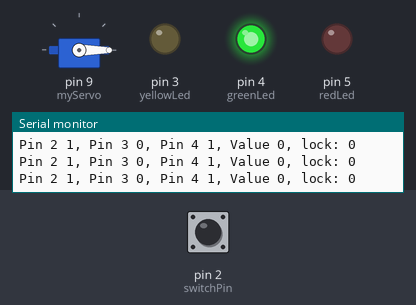
This sketch was run on a simulated Arduino Uno, built with avr-gcc and run on an emulated ATmega328P. On the bench: servo, output pins drawn as LEDs (lit = HIGH), the last lines printed to the serial monitor. Dashed ring = blinking. The inputs (shaded band) are chosen by the test bench; at power-on: pin 2 (switchPin) HIGH.

Above: at 1.2 s.
1.3 s: pin 2 (switchPin) pulled LOW for 0.15 s
At 1.4 s:
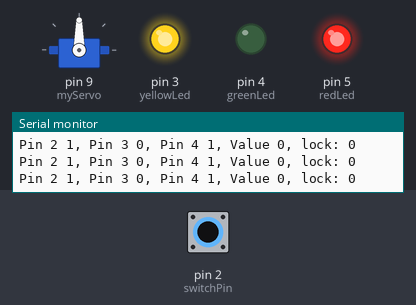
2.9 s: pin 2 (switchPin) pulled LOW for 1 s
At 4.8 s:
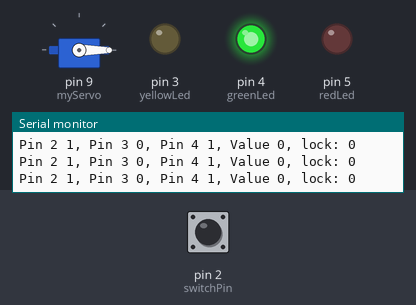
6.9 s: pin 2 (switchPin) pulsed LOW 5 times (0.12 s each, 0.3 s apart)
At 7.28 s:
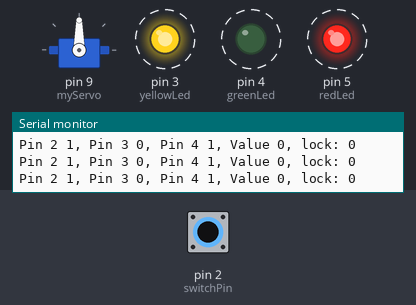
11.4 s: pin 2 (switchPin) pulsed LOW 2 times (0.12 s each, 0.3 s apart)
At 13.1 s:
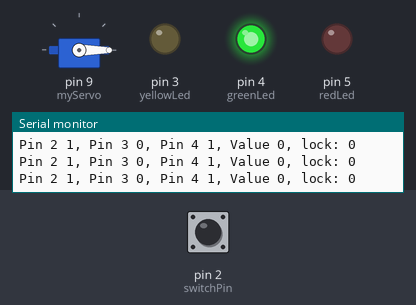
Timing chart, 0 to 14.6 s (numbered marks = the images above; inputs shaded):
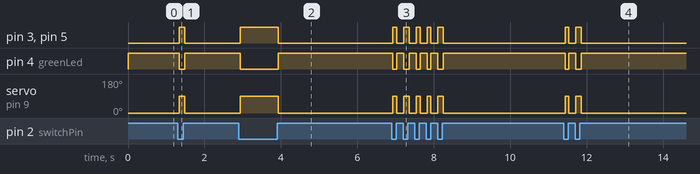

Measured:
- after the input at 1.3 s, pin 3 (yellowLed), pin 5 (redLed): LOW → HIGH at once, → LOW 0.14 s later; pin 4 (greenLed): HIGH → LOW at once, → HIGH 0.14 s later; servo on pin 9 (myServo): 0° → 90° at once, → 0° 0.14 s later
- after the input at 2.9 s, pin 3 (yellowLed), pin 5 (redLed): LOW → HIGH at once, → LOW 1.0 s later; pin 4 (greenLed): HIGH → LOW at once, → HIGH 1.0 s later; servo on pin 9 (myServo): 0° → 90° at once, → 0° 1.0 s later
- after the input at 6.9 s, pin 3 (yellowLed): alternates HIGH for 0.10 s and LOW for 0.19 s, 10 changes in all, then stays LOW, starting at once; pin 4 (greenLed): alternates HIGH for 0.19 s and LOW for 0.10 s, 10 changes in all, then stays HIGH, starting at once
- after the input at 11.4 s, pin 3 (yellowLed): alternates HIGH for 0.12 s and LOW for 0.19 s, 4 changes in all, then stays LOW, starting at once; pin 4 (greenLed): alternates HIGH for 0.19 s and LOW for 0.12 s, 4 changes in all, then stays HIGH, starting at once

The sketch:

test.ino
```cpp
#include <Servo.h>

Servo myServo;

const int piezo = A0;
const int switchPin = 2;
const int yellowLed = 3;
const int greenLed = 4;
const int redLed = 5;
const int quietKnock = 10;
const int loudKnock = 100;

int knockVal;
int switchVal;
int lock;
int Value;
int numberOfKnocks = 0;
bool locked = false;

void setup() {
  Serial.begin(9600);
  myServo.attach(9);
  pinMode(yellowLed, OUTPUT);
  pinMode(redLed, OUTPUT);
  pinMode (greenLed, OUTPUT);
  pinMode(switchPin, INPUT);
  digitalWrite(greenLed, HIGH);
  myServo.write(0);
}

void loop() {
  int Switch = digitalRead(switchPin);
  if (Switch == 0) {
    if (Value == 0) {
      Value++;
    }
  } else if (Switch == 1) {
    if (Value == 1) {
      Value--;
    }
  }
  if (Value == 0) {
    lock = 0;
    digitalWrite(redLed, LOW);
    digitalWrite(greenLed, HIGH);
    digitalWrite(yellowLed, LOW);
  } else if (Value == 1) {
    lock = 90;
    digitalWrite(redLed, HIGH);
    digitalWrite(greenLed, LOW);
    digitalWrite(yellowLed, HIGH);

  }


  myServo.write(lock);

  Serial.print("Pin 2 ");
  Serial.print(digitalRead(switchPin));
  Serial.print(", Pin 3 ");
  Serial.print(digitalRead(yellowLed));
  Serial.print(", Pin 4 ");
  Serial.print(digitalRead(greenLed));
  Serial.print(", Value ");
  Serial.print(Value);
  Serial.print(", lock: ");
  Serial.println(lock);
}
```
